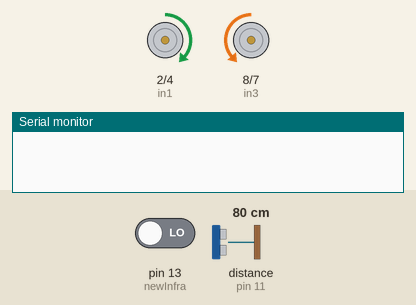
A sketch run on a simulated Arduino Uno, built with avr-gcc and run on an emulated ATmega328P. Shown: motor-driver pin pairs drawn as motors (green arrow = first pin HIGH = forward, orange = second pin HIGH = backward, longer = more drive, scaled by the enable pin), the last lines printed to the serial monitor. Wiring (inferred from the names in the program): ultrasonic range finder: trigger pin 10; echo pin 11. The inputs (shaded band) are chosen by the test bench; at power-on: distance to the obstacle (sensor on pin 11) 80 cm, pin 13 (newInfra) LOW. The echo pulse lasts 58.3 µs per cm.

Above: at 1.2 s.
1.3 s: distance to the obstacle (sensor on pin 11) set to 47 cm
2.8 s: distance to the obstacle (sensor on pin 11) set to 37 cm
At 3.8 s:
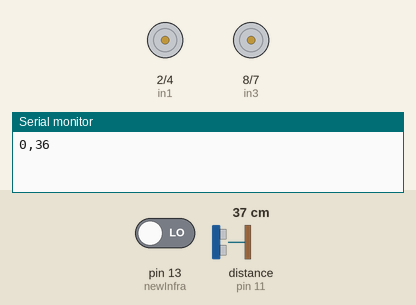
At 4.7 s:
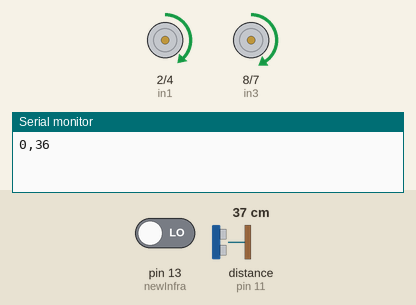
5.8 s: distance to the obstacle (sensor on pin 11) set to 60 cm
Timing chart, 0 to 8.8 s (numbered marks = the images above; inputs shaded):
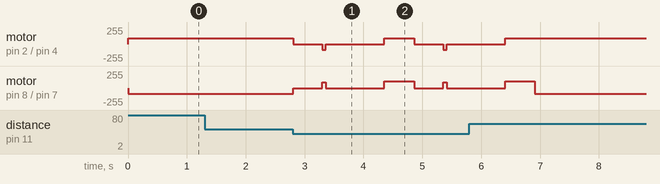

Measured:
- the behaviour switches between 42 and 41 cm on distance to the obstacle (sensor on pin 11) (found by bisection; images 0 and 1)
- after the input at 1.3 s, every drawn part: stays the same
- after the input at 2.8 s, motor on pin 2 (in1) / pin 4 (in2): forward 85/255 → stopped at once, → forward 90/255 1.6 s later, → stopped 0.50 s later; motor on pin 8 (in3) / pin 7 (in4): backward 85/255 → stopped at once, → forward 103/255 1.6 s later, → stopped 0.50 s later

The sketch:

Aleznauer_Albert-Mircea_Aplicatie_Practica_AIA_Licenta.ino
```cpp
#define newInfra 13
const int trigPin = 10;
const int echoPin = 11;

int in1 = 2;
int in2 = 4;
int enA = 3;

int in3 = 8;
int in4 = 7;
int enB = 6;

int speedA = 90;
int speedB = speedA + 13;

int speedInvarteA = 85;  // Define missing variables
int speedInvarteB = 85;

int newINFR;
long cm;
int entry = 0;
byte autoDone = 0;

int manual = 0;

void setup() {
    Serial.begin(9600);
    pinMode(trigPin, OUTPUT);
    pinMode(echoPin, INPUT);
    pinMode(newInfra, INPUT);

    // Initialize motor pins as output
    pinMode(in1, OUTPUT);
    pinMode(in2, OUTPUT);
    pinMode(in3, OUTPUT);
    pinMode(in4, OUTPUT);
    pinMode(enA, OUTPUT);
    pinMode(enB, OUTPUT);

    while (!Serial) {
        ; // Wait for serial port to connect. Needed for native USB
    }
}

void loop() {
  if(autoDone == 0)
  {
    invarteSpate();
    cm = readUltraSonicSensor();
    if (cm <= 40 && cm != -1) {
      stop();
      delay(500);
      do
      {
        invarteFata();
        delay(50);
        cm = readUltraSonicSensor();
      }while(cm>40 || cm == -1);
      mergeFata();
      bool ok = false;
      while (ok == false) {
        newINFR = digitalRead(newInfra);
      Serial.print(newINFR);
      Serial.print(",");
      Serial.println(cm);
        if (newINFR == 0) {
          stop();

    	    delay(1000);
          entry++;
          //invarteSpate();
          if(entry == 3){
            stop();
            autoDone = 1;
            ok= true;
          }
          else
          {

            mergeSpate();
            delay(500);
            ok = true;
          }
          }
        }
      }
    }
    else{
  cm = readUltraSonicSensor();
        newINFR = digitalRead(newInfra);
      Serial.print(newINFR);
      Serial.print(",");
      Serial.println(cm);
      delay(1000);

  // Check if a command is available and process it immediately
  if (Serial.available() > 0) {
      String command = Serial.readStringUntil('\n');  // Read command from serial
      command.trim();  // Remove any extra whitespace or newline characters

      // Process the command
      if (command == "FORWARD") {
          mergeFata();
          Serial.println("ACK: FORWARD");
      } else if (command == "BACKWARD") {
          mergeSpate();
          Serial.println("ACK: BACKWARD");
      } else if (command == "LEFT") {
          invarteFata();
          Serial.println("ACK: LEFT");
      } else if (command == "RIGHT") {
          invarteSpate();
          Serial.println("ACK: RIGHT");
      } else if (command == "STOP") {
          stop();
          Serial.println("ACK: STOP");
      } else if (command == "RESET") {
          stop();
          autoDone = 0;
          entry = 0;
          Serial.println("ACK: RESET");
      } else {
          Serial.println("ERROR: UNKNOWN COMMAND");
      }
  }
    }
}


void mergeFata() {
    digitalWrite(in1, LOW);
    digitalWrite(in2, HIGH);
    digitalWrite(in3, LOW);
    digitalWrite(in4, HIGH);
    analogWrite(enA, speedA);
    analogWrite(enB, speedB);
}

void stop() {
    digitalWrite(in1, LOW);
    digitalWrite(in2, LOW);
    digitalWrite(in3, LOW);
    digitalWrite(in4, LOW);
    analogWrite(enA, 0);
    analogWrite(enB, 0);
}

void invarteFata() {
    digitalWrite(in1, LOW);
    digitalWrite(in2, HIGH);
    digitalWrite(in3, HIGH);
    digitalWrite(in4, LOW);
    analogWrite(enA, speedInvarteA);
    analogWrite(enB, speedInvarteB);
}

void invarteSpate() {
    digitalWrite(in1, HIGH);
    digitalWrite(in2, LOW);
    digitalWrite(in3, LOW);
    digitalWrite(in4, HIGH);
    analogWrite(enA, speedInvarteA);
    analogWrite(enB, speedInvarteB);
}

void mergeSpate() {
    digitalWrite(in1, HIGH);
    digitalWrite(in2, LOW);
    digitalWrite(in3, HIGH);
    digitalWrite(in4, LOW);
    analogWrite(enA, speedA);
    analogWrite(enB, speedB);
}

long readUltraSonicSensor() {
    long duration, cm;
    digitalWrite(trigPin, LOW);
    delayMicroseconds(2);
    digitalWrite(trigPin, HIGH);
    delayMicroseconds(10);
    digitalWrite(trigPin, LOW);

    duration = pulseIn(echoPin, HIGH, 30000);  // 30ms timeout
    if (duration == 0) {
        // Timeout occurred, return a default value
        return -1;
    }
    cm = microsecondsToCentimeters(duration);

    return cm;
}

long microsecondsToCentimeters(long microseconds) {
    return microseconds / 29 / 2;
}
```
